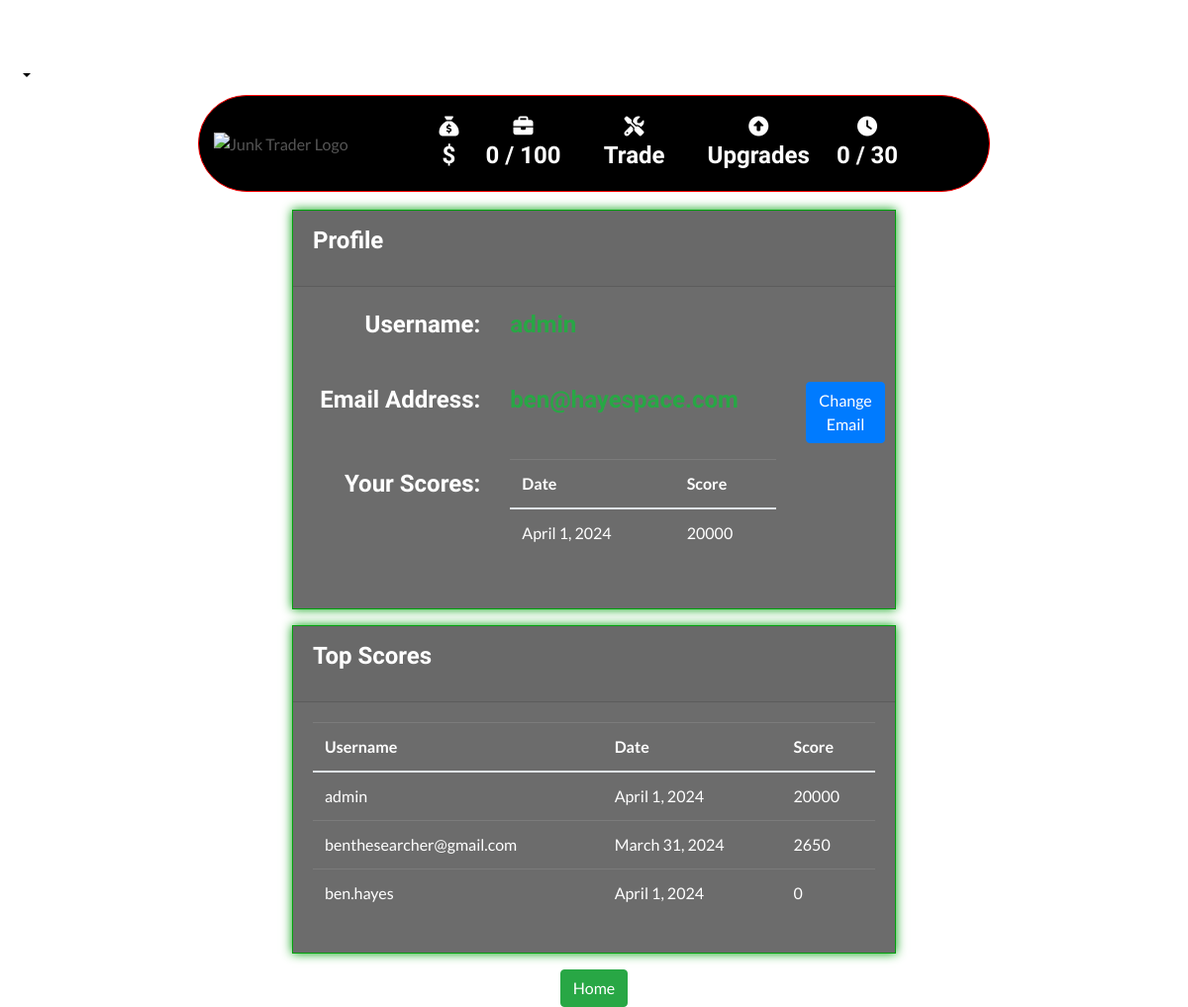
The page /profile/ (signed in) on the database as committed earlier.
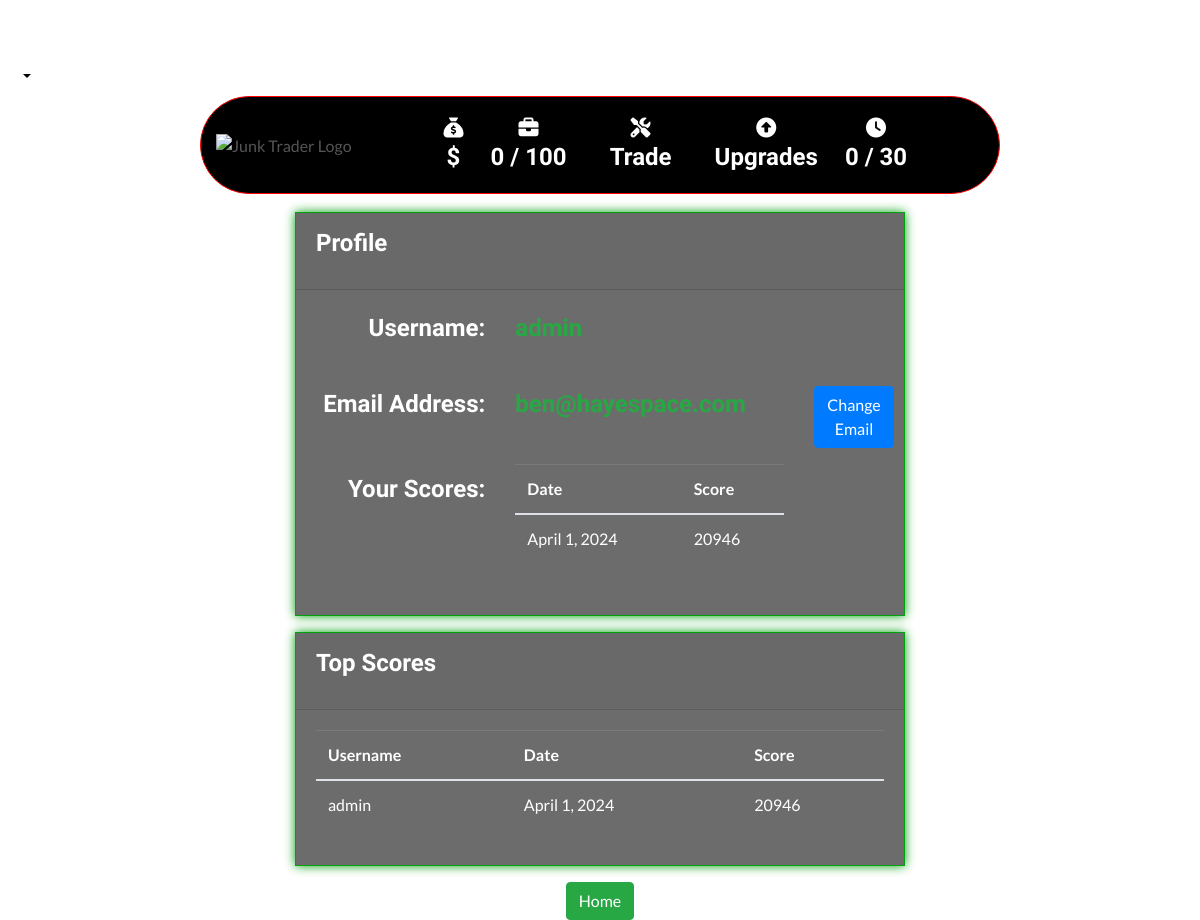
The same page on the database as committed later.
### profiles/models.py (models this page shows, shortened)
class UserProfile(models.Model):
    user = models.OneToOneField(User, on_delete=models.CASCADE)
    scores = models.IntegerField(default=0)
    date = models.DateField(auto_now_add=True)

### profiles/views.py (the view)
# urls.py: path('profile/', include('profiles.urls')),
def profile(request):
    profile = get_object_or_404(UserProfile, user=request.user)
    user_scores = UserProfile.objects.filter(user=request.user)
    top_scores = UserProfile.objects.all()
    template = 'profiles/profile.html'
    context = {
        'profile': profile,
        'user_scores': user_scores,
        'top_scores': top_scores,
    }
    return render(request, template, context)

### backpack/contexts.py (called while the page is built, shortened)
def backpack_contents(request):
    backpack_items = []
    total = 0
    total_quantity = 0
    collectable_count = 0
    backpack = request.session.get('backpack', {})
    grand_total = total
    context = {
        'backpack_items': backpack_items,
        'total': total,
        'total_quantity': total_quantity,
        'collectable_count': collectable_count,
        'grand_total': grand_total,
    }
    return context

def total_amount(request):
    total_amount = [0]
    return {'total_amount': total_amount}

def days_played(request):
    return {'days_played': request.session.get('days_played', 0)}

### profiles/templates/profiles/profile.html (shortened to what this page needs)
{% extends "base.html" %}
{% load static %}
{% block page_header %}
    <div class="container header-container">
    </div>
{% endblock %}
{% block content %}
<div class="container">
    <div class="row justify-content-center mt-5">
        <div class="col-md-8">
            <div class="box-profile">
                <div class="card-header text-white"><p>Profile</p></div>
                <div class="card-body">
                    <div class="form-group row">
                        <label for="username" class="col-md-4 text-md-right text-white"><p>Username:</p></label>
                        <div class="col-md-6 text-success">
                            <p>{{ user.username }}</p>
                        </div>
                    </div>
                    <div class="form-group row">
                        <label for="email" class="col-md-4 text-md-right text-white"><p>Email Address:</p></label>
                        <div class="col-md-6 text-success">
                            <p>{{ user.email }}</p>
                        </div>
                        <div class="col-md-2">
                            <a href="{% url 'account_email' %}" class="btn btn-primary">Change Email</a>
                        </div>
                    </div>
                    <div class="form-group row">
                        <label class="col-md-4 col-form-label text-md-right text-white"><p>Your Scores:</p></label>
                        <div class="col-md-6">
                            <table class="table">
                                <thead>
                                    <tr>
                                        <th>Date</th>
                                        <th>Score</th>
                                    </tr>
                                </thead>
                                <tbody>
                                    {% for score_entry in user_scores %}
                                        <tr>
                                            <td>{{ score_entry.date }}</td>
                                            <td>{{ score_entry.scores }}</td>
                                        </tr>
                                    {% endfor %}
                                </tbody>
                            </table>
                        </div>
                    </div>
                </div>
            </div>
                <div class="box-profile mt-3">
                    <div class="card-header text-white"><p>Top Scores</p></div>
                    <div class="card-body">
                        <table class="table">
                            <thead>
                                <tr>
                                    <th>Username</th>
                                    <th>Date</th>
                                    <th>Score</th>
                                </tr>
                            </thead>
                            <tbody>
                                {% for top_score in top_scores %}
                                    <tr>
                                        <td>{{ top_score.user.username }}</td>
                                        <td>{{ top_score.date }}</td>
                                        <td>{{ top_score.scores }}</td>
                                    </tr>
                                {% endfor %}
                            </tbody>
                        </table>
                    </div>
                </div>
        </div>
    </div>
    <div class="row justify-content-center mt-3">
        <div class="col-md-8">
            <div class="text-center">
                <a href="{% url 'home' %}" class="btn btn-success">Home</a>
            </div>
        </div>
    </div>
</div>
{% endblock %}

Rows that differ between the two databases and show on the page:
removed UserProfile: user.username "benthesearcher@gmail.com", date "March 31, 2024", scores "2650"
removed UserProfile: user.username "ben.hayes", date "April 1, 2024", scores "0"
changed UserProfile "admin": scores "20000" → "20946"
